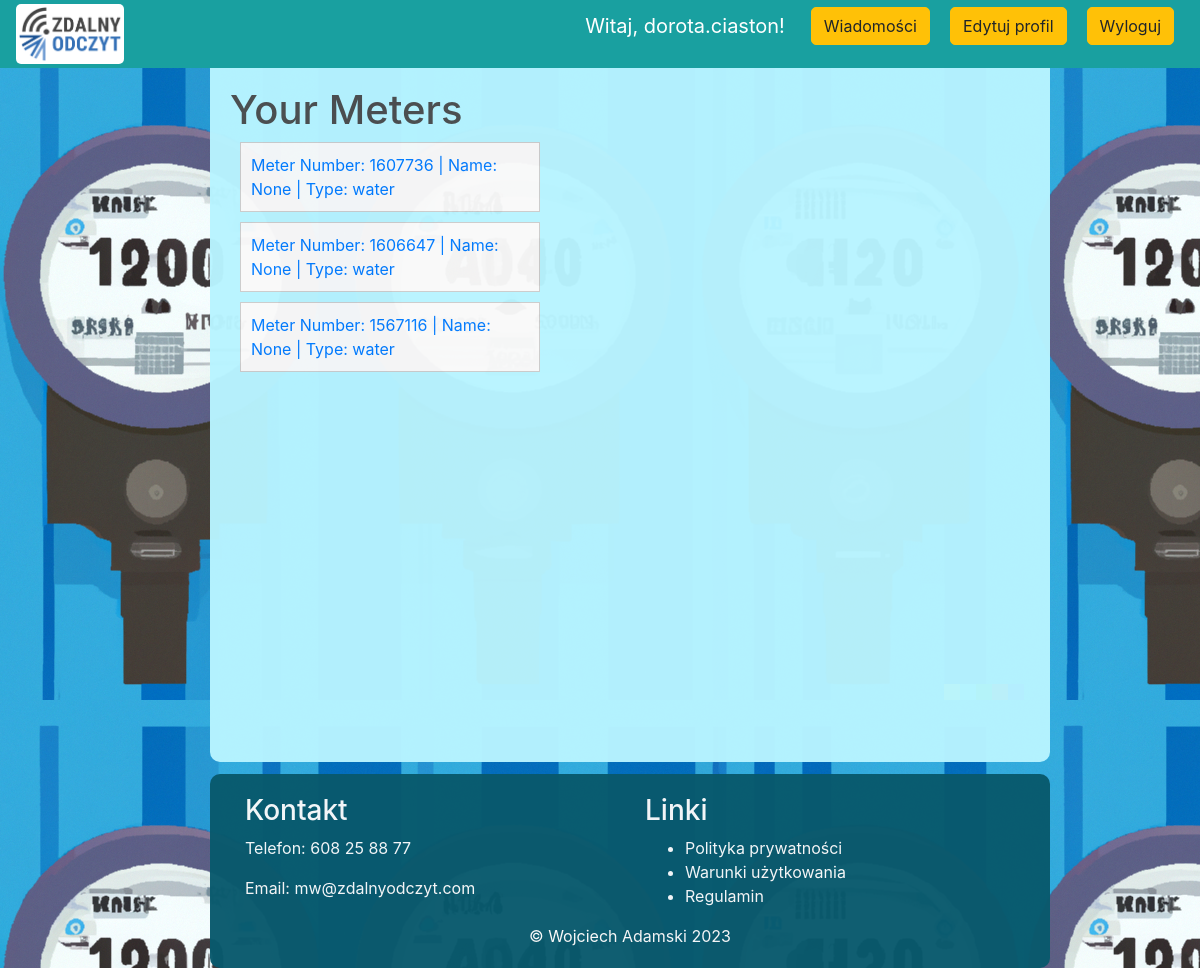
Page /user_meters (signed in) on the committed database.
### src/models.py (models this page shows, shortened)
class User(UserMixin, db.Model):
    id = db.Column(db.Integer, primary_key=True)
    email = db.Column(db.String(120), unique=True, index=True)
    password_hash = db.Column(db.String(128))
    is_admin = db.Column(db.Boolean, default=False)
    meters = db.relationship('Meter', foreign_keys=[Meter.user_id], backref='user', lazy='dynamic')
    is_active = db.Column(db.Boolean, default=True)
    notes = db.Column(db.Text)
    is_superuser = db.Column(db.Boolean, default=False)
    superuser_id = db.Column(db.Integer, db.ForeignKey('user.id'))
    assigned_users = db.relationship('User', backref=db.backref('superuser', remote_side=[id]), lazy='dynamic')
    unread_messages = db.Column(db.Integer, default=0)

class Meter(db.Model):
    id = db.Column(db.Integer, primary_key=True)
    radio_number = db.Column(db.String(64), unique=True, index=True)
    type = db.Column(db.String(64))
    user_id = db.Column(db.Integer, db.ForeignKey('user.id'))
    readings = db.relationship('MeterReading', backref='meter', lazy='dynamic')
    name = db.Column(db.String(100), nullable=True)
    events = db.relationship('Event', backref='meter', lazy=True)
    address_id = db.Column(db.Integer, db.ForeignKey('address.id'))
    address = db.relationship('Address', backref='meter', lazy=True)
    superuser_id = db.Column(db.Integer, db.ForeignKey('user.id'))
    superuser_owner = db.relationship('User', foreign_keys=[superuser_id], backref='owned_meters')

### src/routes.py (the view)
@main_routes.route('/user_meters')
@login_required
def user_meters():
    user_meters = Meter.query.filter_by(user_id=current_user.id).all()
    return render_template('user_meters.html', user_meters=user_meters)

### src/models.py (called while the page is built)
@login_manager.user_loader
def load_user(user_id):
    return User.query.get(int(user_id))

### templates/user_meters.html
{% extends 'base.html' %}
{% block content %}
<h1>Your Meters</h1>
<ul class="user-list">
    {% for meter in user_meters %}
    <li class="user-item">
        <a href="{{ url_for('main_routes.meter_details', meter_id=meter.id) }}">
            Meter Number: {{ meter.radio_number }} | Name: {{ meter.name }} | Type: {{ meter.type }}
        </a>
    </li>
    {% endfor %}
</ul>
{% endblock %}

### templates/base.html (shortened to what this page needs)
<!DOCTYPE html>
<html>
<head>
    <link rel="stylesheet" href="https://stackpath.bootstrapcdn.com/bootstrap/4.4.1/css/bootstrap.min.css"
>
    <link rel="stylesheet" type="text/css" href="{{ url_for('static', filename='style.css')}}">
</head>
<body>
    <nav class="navbar navbar-fixed-top navbar-expand-lg navbar-dark bg-dark">
    <a class="navbar-brand" href="{{ url_for('main_routes.home') }}"><img src="{{ url_for('static', filename='img/Zdalny_Odczyt_RGB.png') }}" alt="Logo" class="logo">
        </a>
        <div class="collapse navbar-collapse" id="navbarSupportedContent">
            <ul class="navbar-nav mr-auto">
                <li class="nav-item active">
                    <a class="nav-link" href="{{ url_for('main_routes.home') }}">  <span class="sr-only">(current)</span></a>
                </li>
            </ul>
            <div class="form-inline my-2 my-lg-0">
                {% if current_user.is_authenticated %}
                    <p class="navbar-brand">Witaj, {{ current_user.email.split('@')[0] }}!</p>
                    {% if not current_user.is_admin %}
                    <p><a href="{{ url_for('main_routes.messages') }} " class="btn btn-warning">Wiadomości
                    {% endif %}
                    </a></p>
                    <p><a href="{{ url_for('main_routes.edit_account') }}" class="btn btn-warning">Edytuj profil</a></p>
                    <p><a href="{{ url_for('main_routes.logout') }} " class="btn btn-warning">Wyloguj</a></p>
                {% else %}
                    <a href="{{ url_for('main_routes.login') }}" class="btn btn-warning">Login</a>
                {% endif %}
            </div>
        </div>
</nav>
<div class="center-box">
    <br>
    {% block content %}
    {% endblock content %}
</div>
<footer class="footer no-print">
    <div class="container">
        <div class="row">
            <div class="col-md-6">
                <h3 style="color: #f9f9f9">Kontakt</h3>
                <p style="color: #f9f9f9">Telefon: 608 25 88 77</p>
                <p style="color: #f9f9f9">Email: mw@zdalnyodczyt.com</p>
            </div>
            <div class="col-md-6">
                <h3 style="color: #f9f9f9">Linki</h3>
                <ul>
                    <li style="color: #f9f9f9"><a href="#" style="color: #f9f9f9">Polityka prywatności</a></li>
                    <li style="color: #f9f9f9"><a href="#" style="color: #f9f9f9">Warunki użytkowania</a></li>
                    <li style="color: #f9f9f9"><a href="#" style="color: #f9f9f9">Regulamin</a></li>
                </ul>
            </div>
        </div>
    </div>
    <center style="color: #f9f9f9">&#169 Wojciech Adamski   2023</center>
</footer>
</body>
</html>

### static/style.css (style rules this page uses)
body { background-image: url('img/background.png'); background-attachment: fixed; }
h1,h2,h3,h4,h5,h6 { color:hsl(0, 0%, 30%); }
.bg-dark { background-color: #19a0a0 !important; }
.btn { border-radius: 5px; margin-inline: 10px; }
.user-list { list-style-type: none; margin-left: 10px; padding: 0; }
.user-item { border: 1px solid #ccc; margin-bottom: 10px; padding: 10px; background-color: #f9f9f9; width: 300px; }
.center-box { margin-left: 17.5%; background-color:hsl(189, 100%, 86%) ; border-radius: 10px; opacity: 0.97; width: 70%; align-items: center; height: 100%; min-height: 720px; padding: 20px; margin-top: 3.5%; }
.footer { margin-left: 17.5%; background-color: hsl(192, 85%, 23%); border-radius: 10px; opacity: 0.97; width: 70%; align-items: center; padding: 20px; margin-top: 1%; }
.navbar { z-index: 10000; position: fixed; top: 0px; width: 100%; height: 7%; }
.logo { max-width: 150px; max-height: 60px; margin-right: 10px; border-radius: 5px; background-color: #ffffff; }

### rows in the picture
User: email "dorota.ciaston"
Meter: radio_number "1607736", name "None", type "water"
Meter: radio_number "1606647", name "None", type "water"
Meter: radio_number "1567116", name "None", type "water"
